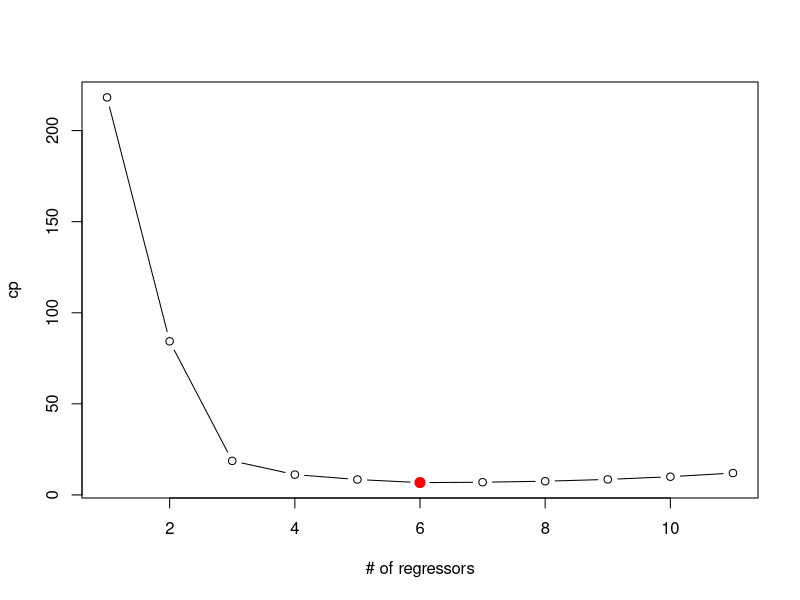
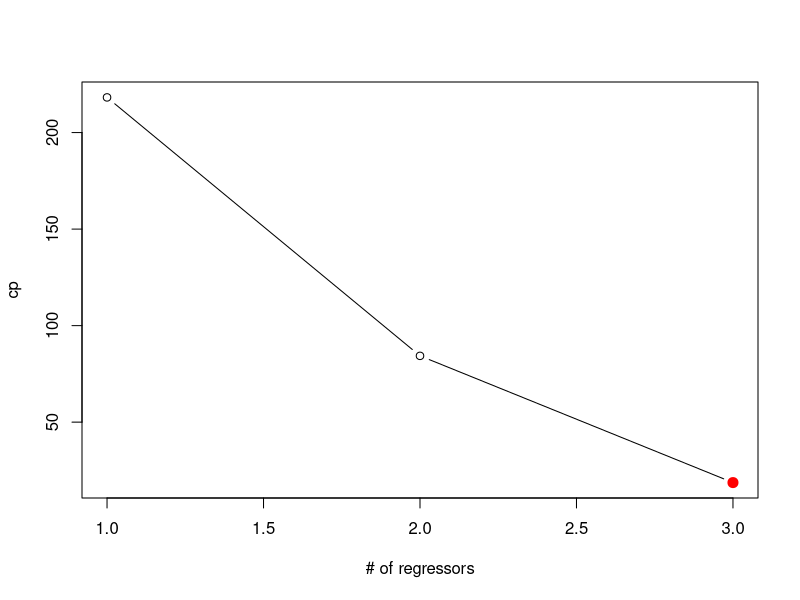
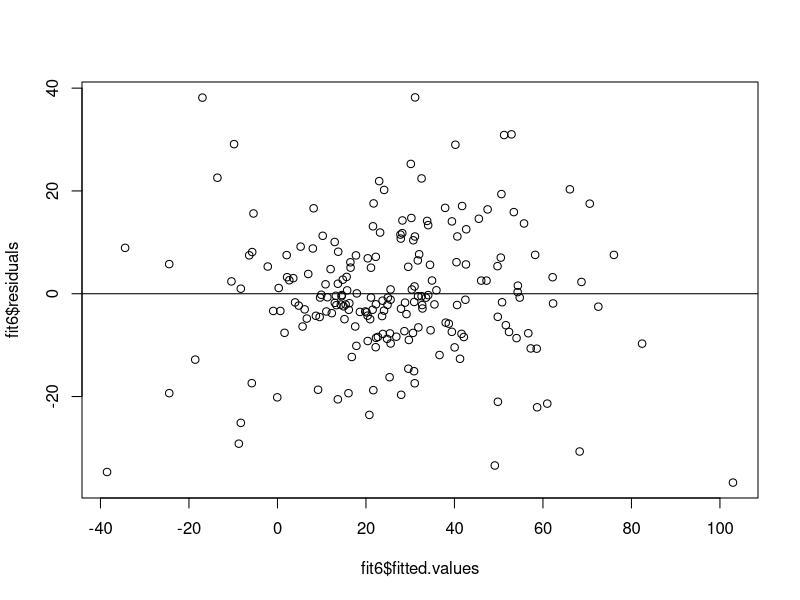
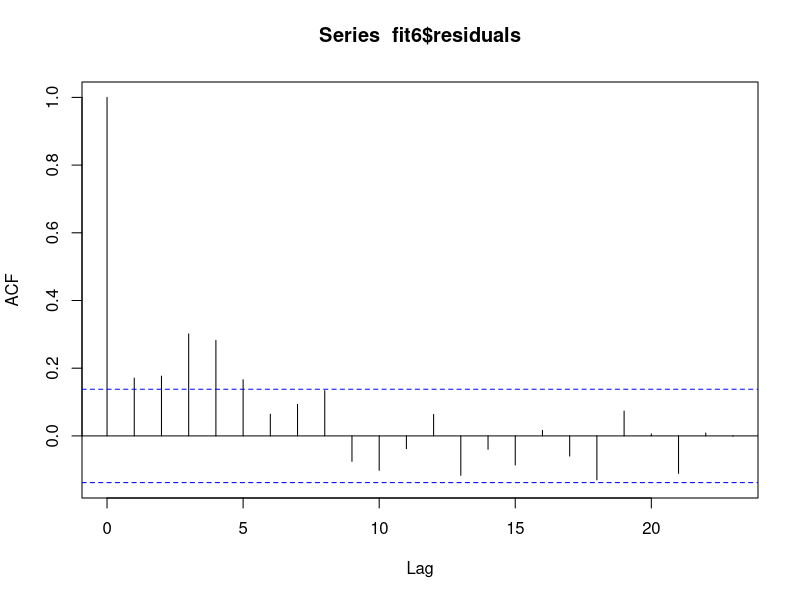

These figures' R source, in order:
## ---- chunk 1
library(AER)
data("USMacroG")
Macro=as.data.frame(apply(USMacroG,2,diff))
## ---- chunk 2
library("tidyr")
Macro=Macro%>%drop_na()
fit1=lm(consumption~.,Macro)
summary(fit1)

## ---- chunk 3
anova(fit1)
## ---- chunk 4
SSE=30670
R_2=0.7533
SST=SSE/(1-R_2)
SST
## ---- chunk 5
SSR=SST-SSE
SSR
## ---- chunk 6
fit2=lm(consumption~m1,Macro)
summary(fit2)
## ---- chunk 7
library(leaps)
fit3=regsubsets(consumption~.,Macro,nvmax=11)
result=summary(fit3)
result
## ---- chunk 8
names(result)
## ---- chunk 9
plot(result$cp,xlab="# of regressors",ylab="cp",type="b")
j=which.min(result$cp)
points(j,result$cp[j],col="red",cex=2,pch=20)
## ---- chunk 10
coef(fit2,j)
## ---- chunk 11
fit4=regsubsets(consumption~.,Macro,nvmax=3)
result2=summary(fit4)
result2

## ---- chunk 12

plot(result2$cp,xlab="# of regressors",ylab="cp",type="b")
i=which.min(result2$cp)
points(i,result2$cp[i],col="red",cex=2,pch=20)
## ---- chunk 13
fit5=lm(consumption~gdp*invest*government,Macro)
summary(fit5)
## ---- chunk 14
fit6=lm(consumption~gdp+invest+government+dpi+population+interest,Macro)
plot(fit6$fitted.values,fit6$residuals)
abline(0,0)
## ---- chunk 15
acf(fit6$residuals)
## ---- chunk 16
library(forecast)
auto.arima(fit6$residuals)
## ---- chunk 17
n=nrow(Macro)-1
k=7
theoretical_average=k/n
theoretical_average
## ---- chunk 18
m=3*theoretical_average
hatvalue=hatvalues(fit6)
## ---- chunk 19
which(hatvalue>m)
which(abs(rstandard(fit6))>3)
